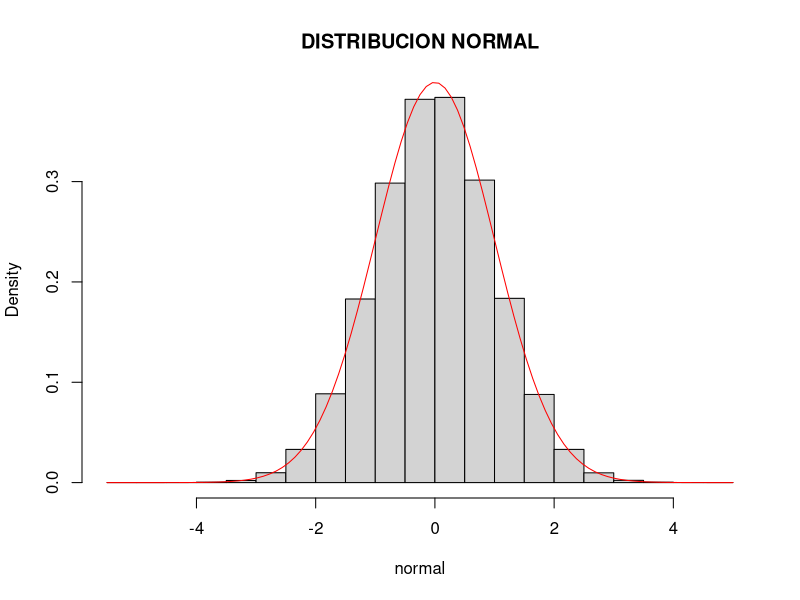

This figure's R source:
set.seed(321)
#DISTRIBUCION EXPONENCIAL
inv.exp <- function(n, lambda){
  u <- runif(n)
  -log(1 - u) / lambda
}
################################################################################
#2) DISTRIBUCION NORMAL CON EXPONENCIAL
inv.normal <- function(n){
  k <- 0      # cuenta el n???mero de valores generados
  j <- 0      # iteraciones
  x <- numeric(n)
  while (k < n) {
    y <- inv.exp(1, 1)  # Envolvente Y
    u <- runif(1)
    j <- j + 1
    if (u <= exp((-1/2) * (y-1)^2)) { # se acepta el valor y
      s <- sample(x = c(-1,1),size = 1, prob = c(.5,.5))
      k <- k + 1
      x[k] <- s * y
    }
  }
  x
}
normal<- inv.normal(10^6)
###############################################################################
hist(normal, main = "DISTRIBUCION NORMAL", probability = T)
curve(dnorm(x), col = "red", add = T)#Distribucion teorica
#Prueba Analitica(kolmogorov-Smirlov)
ks.test(normal, "pnorm")
#p.value>0.05 No rechazar H0:(sigue la misma distribucion normal)
